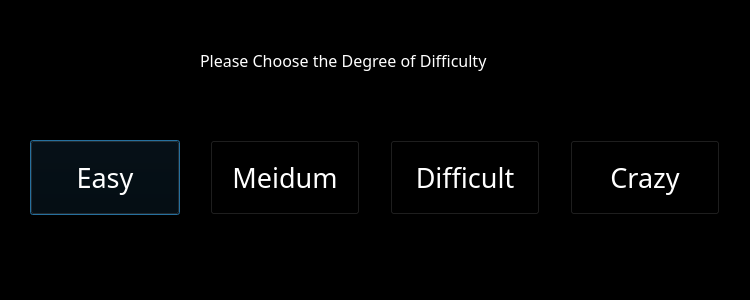
<?xml version="1.0" encoding="UTF-8"?>
<ui version="4.0">
 <class>GameWindow</class>
 <widget class="QDialog" name="GameWindow">
  <property name="geometry">
   <rect>
    <x>0</x>
    <y>0</y>
    <width>750</width>
    <height>300</height>
   </rect>
  </property>
  <property name="windowTitle">
   <string>Dialog</string>
  </property>
  <property name="styleSheet">
   <string notr="true">background-color: rgb(0, 0, 0);</string>
  </property>
  <widget class="QLabel" name="label">
   <property name="geometry">
    <rect>
     <x>200</x>
     <y>40</y>
     <width>400</width>
     <height>41</height>
    </rect>
   </property>
   <property name="font">
    <font>
     <family>Calisto MT</family>
     <pointsize>12</pointsize>
    </font>
   </property>
   <property name="styleSheet">
    <string notr="true">color: rgb(255, 255, 255);</string>
   </property>
   <property name="text">
    <string>Please Choose the Degree of Difficulty</string>
   </property>
  </widget>
  <widget class="QPushButton" name="pushButton_2">
   <property name="geometry">
    <rect>
     <x>30</x>
     <y>140</y>
     <width>150</width>
     <height>75</height>
    </rect>
   </property>
   <property name="font">
    <font>
     <family>Calisto MT</family>
     <pointsize>20</pointsize>
    </font>
   </property>
   <property name="styleSheet">
    <string notr="true">color: rgb(255, 255, 255);
background-color: rgb(0, 0, 0);</string>
   </property>
   <property name="text">
    <string>Easy</string>
   </property>
  </widget>
  <widget class="QPushButton" name="pushButton_3">
   <property name="geometry">
    <rect>
     <x>210</x>
     <y>140</y>
     <width>150</width>
     <height>75</height>
    </rect>
   </property>
   <property name="font">
    <font>
     <family>Calisto MT</family>
     <pointsize>20</pointsize>
    </font>
   </property>
   <property name="styleSheet">
    <string notr="true">color: rgb(255, 255, 255);
background-color: rgb(0, 0, 0);</string>
   </property>
   <property name="text">
    <string>Meidum</string>
   </property>
  </widget>
  <widget class="QPushButton" name="pushButton_4">
   <property name="geometry">
    <rect>
     <x>390</x>
     <y>140</y>
     <width>150</width>
     <height>75</height>
    </rect>
   </property>
   <property name="font">
    <font>
     <family>Calisto MT</family>
     <pointsize>20</pointsize>
    </font>
   </property>
   <property name="styleSheet">
    <string notr="true">color: rgb(255, 255, 255);
background-color: rgb(0, 0, 0);</string>
   </property>
   <property name="text">
    <string>Difficult</string>
   </property>
  </widget>
  <widget class="QPushButton" name="pushButton_5">
   <property name="geometry">
    <rect>
     <x>570</x>
     <y>140</y>
     <width>150</width>
     <height>75</height>
    </rect>
   </property>
   <property name="font">
    <font>
     <family>Calisto MT</family>
     <pointsize>20</pointsize>
    </font>
   </property>
   <property name="styleSheet">
    <string notr="true">color: rgb(255, 255, 255);
background-color: rgb(0, 0, 0);</string>
   </property>
   <property name="text">
    <string>Crazy</string>
   </property>
  </widget>
 </widget>
 <resources/>
 <connections/>
</ui>
